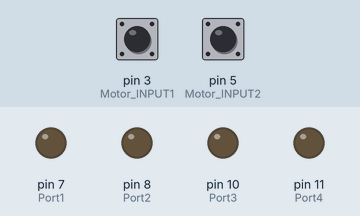
Recording of a program running on a simulated Raspberry Pi (header pin numbers). Parts: output pins drawn as LEDs (lit = HIGH). Inputs (shaded band) come from the test bench; at power-on: pin 3 (Motor_INPUT1) HIGH, pin 5 (Motor_INPUT2) HIGH. What the program prints to the terminal is not drawn.

Above: at 1.2 s.
1.3 s: pin 3 (Motor_INPUT1) pulled LOW for 0.15 s
At 1.8 s:
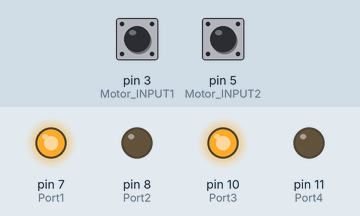
2.9 s: pin 5 (Motor_INPUT2) pulled LOW for 0.15 s
At 4.1 s:
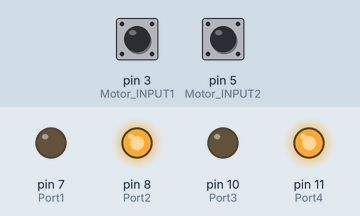
4.5 s: pin 3 (Motor_INPUT1) pulled LOW for 1 s
At 5.4 s:
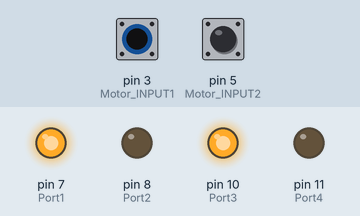
7.0 s: pin 5 (Motor_INPUT2) pulled LOW for 1 s
At 7.3 s:
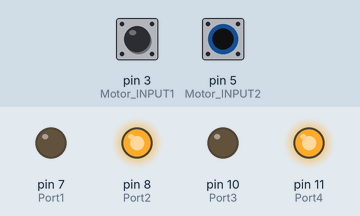
9.5 s: pin 3 (Motor_INPUT1) driven LOW and pin 5 (Motor_INPUT2) driven LOW
At 10.4 s:
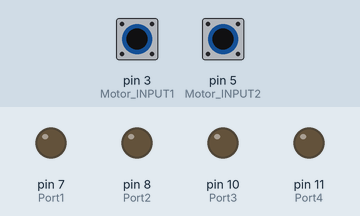
Timing chart, 0 to 12.0 s (numbered marks = the images above; inputs shaded):
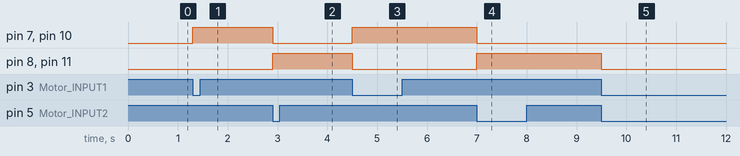

Measured:
- after the input at 1.3 s, pin 7 (Port1), pin 10 (Port3): LOW → HIGH at once
- after the input at 2.9 s, pin 7 (Port1), pin 10 (Port3): HIGH → LOW at once; pin 8 (Port2), pin 11 (Port4): LOW → HIGH at once
- after the input at 4.5 s, pin 7 (Port1), pin 10 (Port3): LOW → HIGH at once; pin 8 (Port2), pin 11 (Port4): HIGH → LOW at once
- after the input at 7.0 s, pin 7 (Port1), pin 10 (Port3): HIGH → LOW at once; pin 8 (Port2), pin 11 (Port4): LOW → HIGH at once
- after the input at 9.5 s, pin 8 (Port2), pin 11 (Port4): HIGH → LOW at once

The program:

robocar.py
```python
import RPi.GPIO as io

io.setwarnings(False)

io.setmode(io.BOARD)

Motor_INPUT1 = 3
Motor_INPUT2 = 5


Port1 = 7          #L293D First Input
Port2 = 8          #L293D Second Input
Port3 = 10         #L293D Third Input
Port4 = 11         #L293D Fourth Input


io.setup(Motor_INPUT1,io.IN)
io.setup(Motor_INPUT2,io.IN)


io.setup(Port1,io.OUT)
io.setup(Port2,io.OUT)
io.setup(Port3,io.OUT)
io.setup(Port4,io.OUT)

while True:

        c = io.input(Motor_INPUT1)
        d = io.input(Motor_INPUT2)

        print c

        print d


        if c==0 and d==1:
            io.output(Port1,True)
            io.output(Port2,False)
            io.output(Port3,True)
            io.output(Port4,False)

            print 'cd',c ,d
            print 'Forward'

        if c==1 and d==0:
            io.output(Port1,False)
            io.output(Port2,True)
            io.output(Port3,False)
            io.output(Port4,True)

            print "cd", c ,d
            print 'Reverse'

        if c==0 and d==0:
            io.output(Port1,False)
            io.output(Port2,False)
            io.output(Port3,False)
            io.output(Port4,False)

            print "cd", c ,d
            print 'Stop'
```
